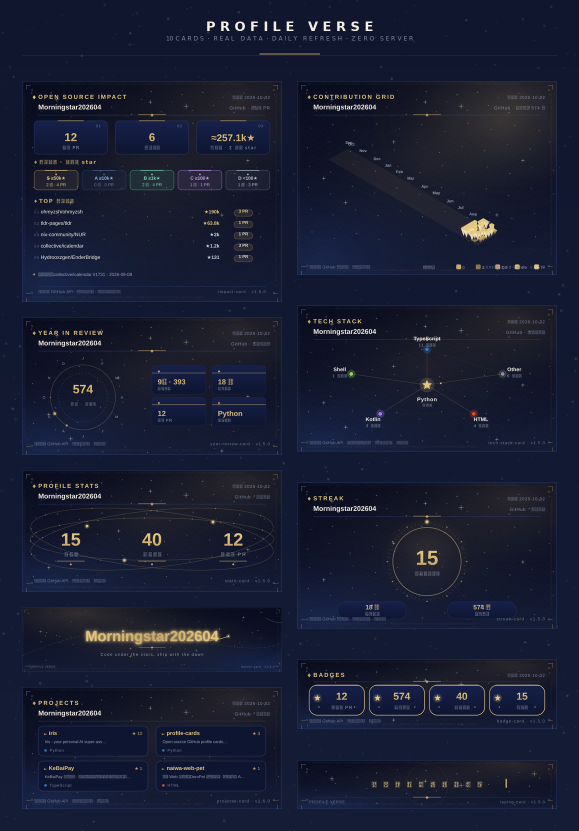
#> input picture assets/showcase/wall-dark.png, 1158 x 1662 px, given in place of impact-card_dark.png, which was not available (shown at 1/2 size)
$ python build_showcase.py
#> lines starting #> are read from the running program, lines starting #| are printed output that depends on the picture; pictures that were not available may be replaced by others from this repository, and a replacement may not be noted
#!/usr/bin/env python3
"""Build the Profile Verse showcase images (walls + README hero).

Reads the per-card PNG renders (produced by scripts/shot.sh from the SVG
previews) and lays them out in a balanced two-column masonry on a themed
backdrop with a brand header strip.

Usage:
    SHOTS_DIR=<dir with <card>_<theme>.png> python3 scripts/build_showcase.py
    THEME=all    python3 scripts/build_showcase.py   # all seven themes
    THEME=rose   python3 scripts/build_showcase.py   # single theme

Themes (from core/theme.py): dark · light · rose · ocean · aurora · sunset · mint.
Default when THEME is unset: dark + light (the classic pair).

Outputs (per selected theme T):
    assets/showcase/wall-T.png      — 10 cards · theme T
    assets/showcase/hero-T.png      — banner + typing + hero cards · theme T
    assets/showcase/hero-home.png   — alias of the dark hero (README header)
"""

import os
import sys
import shutil

HERE = os.path.dirname(os.path.abspath(__file__))
ROOT = os.path.dirname(HERE)
sys.path.insert(0, ROOT)

from PIL import Image, ImageDraw, ImageFilter  # noqa: E402
from core.theme import PALETTES as THEME_PALETTES  # noqa: E402
import math  # noqa: E402

SHOTS = os.environ.get("SHOTS_DIR", "/tmp/fin")

CARD_W = 520          # readable gallery width
GAP = 30              # base inter-card gap
PAD = 44              # wall padding
HEADER_H = 118        # brand strip height

CARDS = [
    "impact-card", "year-review-card", "stats-card", "banner-card",
    "contrib-grid-card", "tech-stack-card", "streak-card", "badge-card",
    "typing-card", "projects-card",
]

# Two balanced columns (heights at CARD_W: 884/552/487/390/244 vs 777/585/585/280/195)
COL1 = ["impact-card", "year-review-card", "stats-card", "banner-card", "projects-card"]
COL2 = ["contrib-grid-card", "tech-stack-card", "streak-card", "badge-card", "typing-card"]

# Palettes come straight from core/theme.py so every theme (dark/light/rose/
# ocean/aurora/sunset/mint) gets a matching wall & hero backdrop automatically.
_NEEDED = ("bg_top", "bg_bottom", "text", "sub", "line", "gold", "star")


def _rgb(hexv):
    hexv = hexv.lstrip("#")
    return tuple(int(hexv[i:i + 2], 16) for i in (0, 2, 4))


PALETTES = {
    name: {k: _rgb(pal[k]) for k in _NEEDED}
    for name, pal in THEME_PALETTES.items()
}
THEMES = list(PALETTES.keys())


def wanted_themes():
    raw = (os.environ.get("THEME") or (sys.argv[1] if len(sys.argv) > 1 else "") or "").strip().lower()
    if not raw:
        return ["dark", "light"]
    if raw == "all":
        return THEMES
    out = []
    for t in raw.replace(",", " ").split():
        if t in PALETTES and t not in out:
            out.append(t)
    return out


def load_card(name, theme, w):
#> called with name = 'impact-card', theme = 'dark', w = 520
    im = Image.open(os.path.join(SHOTS, "%s_%s.png" % (name, theme))).convert("RGB")
#> im is the input picture: PIL image 1158x1662 RGB; mean R, G, B 24.7, 29.6, 50.5
    ow, oh = im.size
#> ow = 1158; oh = 1662
    h = int(round(oh * w / ow))
#> h = 746
    return im.resize((w, h), Image.LANCZOS)
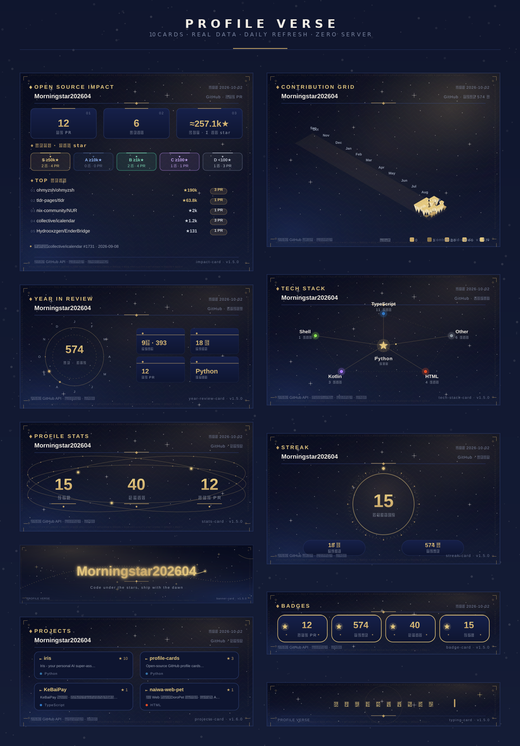
#> returned value: PIL image 520x746 RGB; mean R, G, B 24.7, 29.6, 50.5


# [59 lines left out: functions backdrop, draw_header, not called in this run]


def build_wall(theme, out):
    pal = PALETTES[theme]
    col1 = [(c, load_card(c, theme, CARD_W)) for c in COL1]
#> call 2 of load_card, with name = 'year-review-card', theme = 'dark', w = 520
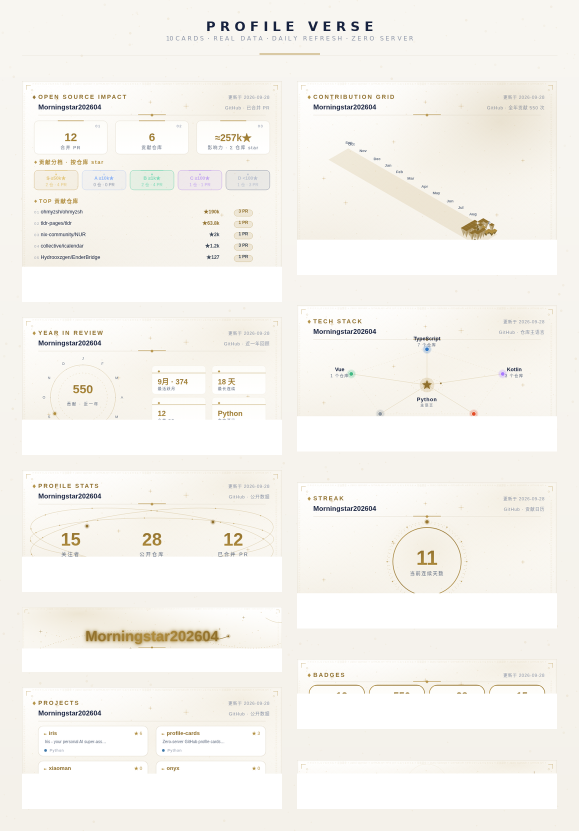
#> input picture assets/showcase/wall-light.png, 1158 x 1662 px, given in place of year-review-card_dark.png, which was not available (shown at 1/2 size)
#> in load_card, im is the input picture: PIL image 1158x1662 RGB; mean R, G, B 246.5, 244.1, 238.5
#> in load_card (call 2), `return im.resize((w, h), Image.LANCZOS)`:
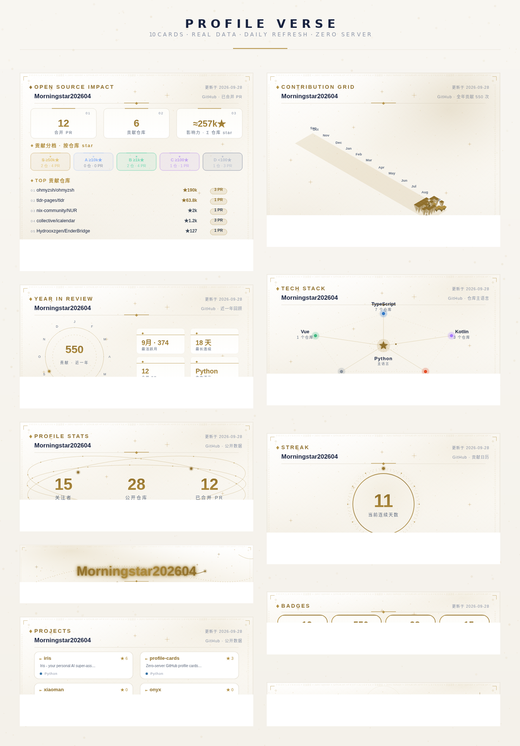
#> returned value: PIL image 520x746 RGB; mean R, G, B 246.4, 244, 238.5
    col2 = [(c, load_card(c, theme, CARD_W)) for c in COL2]
    h1 = sum(im.height for _, im in col1) + GAP * (len(col1) - 1)
    h2 = sum(im.height for _, im in col2) + GAP * (len(col2) - 1)
    H = max(h1, h2)
    total_w = PAD * 2 + CARD_W * 2 + GAP
    total_h = HEADER_H + PAD * 2 + H
    img = backdrop(total_w, total_h, pal)
    draw_header(img, theme)
    y_base = HEADER_H + PAD
    for col, colh in ((col1, h1), (col2, h2)):
        gap = GAP + (H - colh) / (len(col) - 1) if len(col) > 1 else GAP
        y = y_base
        for _, im in col:
            x = PAD if col is col1 else PAD + CARD_W + GAP
            img.paste(im, (int(x), int(y)))
            y += im.height + gap
    img.save(out)
    print(out, img.size, "cols h:", h1, h2, "delta:", abs(h1 - h2))


# [24 lines left out: function build_hero, not called in this run]


def main():
    themes = wanted_themes()
    if not themes:
        print("no valid themes; use THEME=dark|light|rose|ocean|aurora|sunset|mint|all")
        return 1
    for t in themes:
        build_wall(t, os.path.join(ROOT, "assets/showcase/wall-%s.png" % t))
        hero = os.path.join(ROOT, "assets/showcase/hero-%s.png" % t)
        build_hero(hero, t)
        if t == "dark":
            shutil.copy(hero, os.path.join(ROOT, "assets/showcase/hero-home.png"))
    return 0


if __name__ == "__main__":
#> (the run stopped early here; a loop or call above may not have finished)
